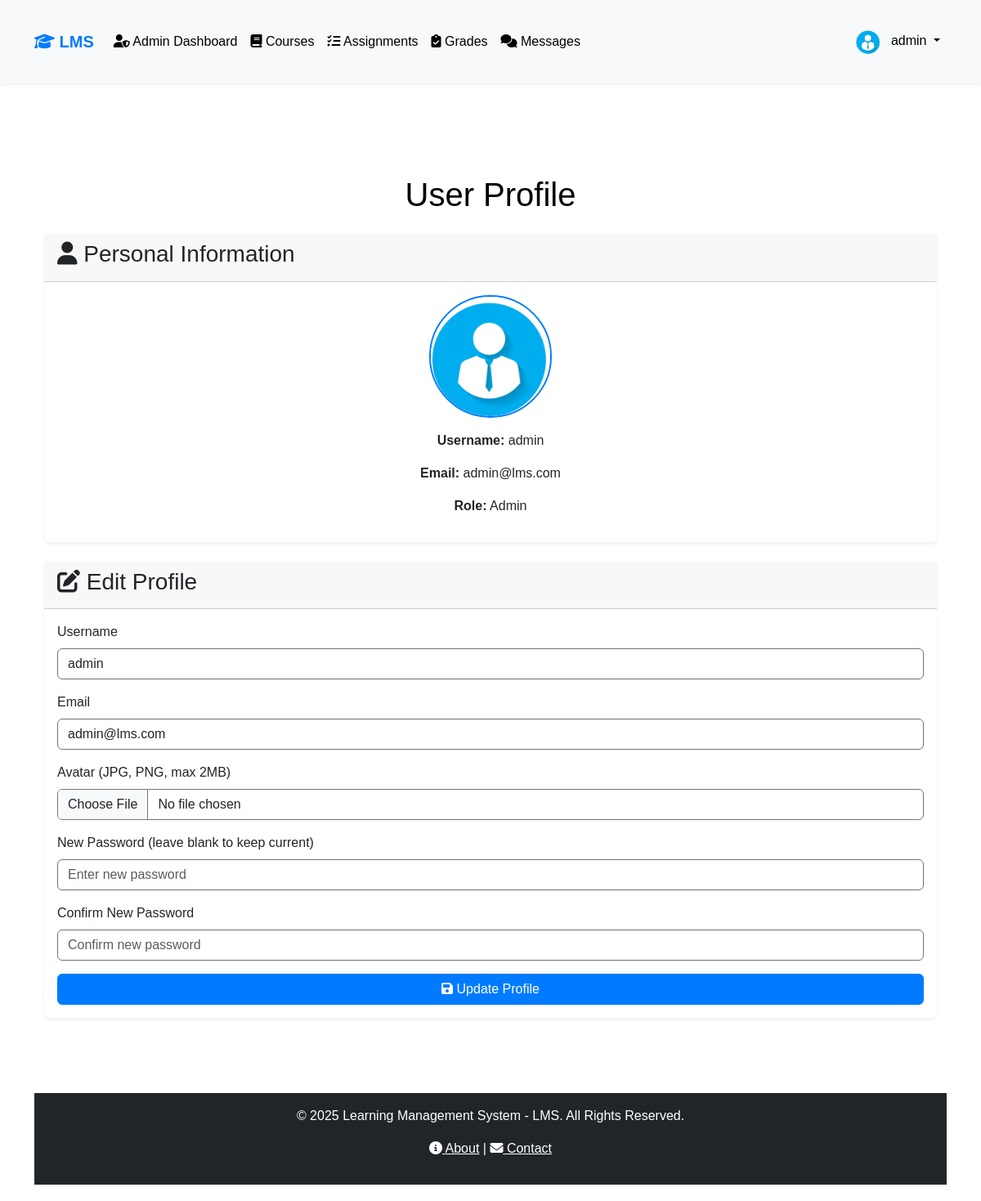
The page /pages/profile.php (signed in) on the database its author committed.
### tables this page shows
CREATE TABLE `users` (
  `id` int(11) NOT NULL,
  `username` varchar(50) NOT NULL,
  `password` varchar(255) NOT NULL,
  `email` varchar(100) NOT NULL,
  `role` enum('admin','instructor','student') NOT NULL,
  `avatar_path` varchar(255) DEFAULT NULL,
  `created_at` timestamp NOT NULL DEFAULT current_timestamp(),
  `updated_at` timestamp NOT NULL DEFAULT current_timestamp() ON UPDATE current_timestamp()
);

### includes/auth.php (called while the page is built, shortened)
<?php
function isLoggedIn() {
    return isset($_SESSION['user_id']);
}
function getCurrentUser($pdo) {
    if (isLoggedIn()) {
        try {
            $stmt = $pdo->prepare("SELECT id, username, email, role, avatar_path FROM users WHERE id = ?");
            $stmt->execute([$_SESSION['user_id']]);
            return $stmt->fetch();
        } catch (PDOException $e) {
            error_log("Error fetching user data: " . $e->getMessage());
            return null;
        }
    }
    return null;
}
?>

### pages/profile.php (the view, shortened to what this page needs)
<?php
include_once __DIR__ . '/../includes/auth.php';
include_once '../includes/auth.php';
include_once '../config/db.php';
$currentUser = getCurrentUser($pdo);
try {
    $stmt = $pdo->prepare("SELECT username, email, avatar_path FROM users WHERE id = ?");
    $stmt->execute([$currentUser['id']]);
    $userProfile = $stmt->fetch();
} catch (PDOException $e) {
    error_log("Error fetching user profile: " . $e->getMessage());
    $userProfile = ['username' => $currentUser['username'], 'email' => $currentUser['email'], 'avatar_path' => null];
}
include_once '../includes/header.php';
?>
<div class="container mt-5">
    <h1 class="text-center mb-4">User Profile</h1>
    <div class="card mb-4 shadow-sm">
        <div class="card-header">
            <h3><i class="fas fa-user"></i> Personal Information</h3>
        </div>
        <div class="card-body text-center">
            <div class="mb-3">
                <img src="<?php echo htmlspecialchars($userProfile['avatar_path'] ?? '/assets/images/admin.png'); ?>"
                     alt="Avatar" class="rounded-circle profile-avatar" style="width: 150px; height: 150px; object-fit: cover;">
            </div>
            <p><strong>Username:</strong> <?php echo htmlspecialchars($userProfile['username']); ?></p>
            <p><strong>Email:</strong> <?php echo htmlspecialchars($userProfile['email']); ?></p>
            <p><strong>Role:</strong> <?php echo htmlspecialchars(ucfirst($currentUser['role'])); ?></p>
        </div>
    </div>
    <div class="card mb-4 shadow-sm">
        <div class="card-header">
            <h3><i class="fas fa-edit"></i> Edit Profile</h3>
        </div>
        <div class="card-body">
            <form action="/controllers/profile_action.php" method="POST" enctype="multipart/form-data">
                <div class="mb-3">
                    <label for="username" class="form-label">Username</label>
                    <input type="text" class="form-control" id="username" name="username"
                           value="<?php echo htmlspecialchars($userProfile['username']); ?>"
                           required pattern="[a-zA-Z0-9]{4,20}" title="Username should contain only letters and numbers, 4-20 characters">
                </div>
                <div class="mb-3">
                    <label for="email" class="form-label">Email</label>
                    <input type="email" class="form-control" id="email" name="email"
                           value="<?php echo htmlspecialchars($userProfile['email']); ?>" required>
                </div>
                <div class="mb-3">
                    <label for="avatar" class="form-label">Avatar (JPG, PNG, max 2MB)</label>
                    <input type="file" class="form-control" id="avatar" name="avatar" accept=".jpg,.jpeg,.png">
                </div>
                <div class="mb-3">
                    <label for="password" class="form-label">New Password (leave blank to keep current)</label>
                    <input type="password" class="form-control" id="password" name="password"
                           minlength="6" placeholder="Enter new password">
                </div>
                <div class="mb-3">
                    <label for="confirm_password" class="form-label">Confirm New Password</label>
                    <input type="password" class="form-control" id="confirm_password" name="confirm_password"
                           minlength="6" placeholder="Confirm new password">
                </div>
                <div class="d-grid">
                    <button type="submit" class="btn btn-primary"><i class="fas fa-save"></i> Update Profile</button>
                </div>
            </form>
        </div>
    </div>
</div>
<?php
include_once '../includes/footer.php';
?>

### includes/navbar.php (shortened to what this page needs)
<?php
include_once __DIR__ . '/auth.php';
include_once __DIR__ . '/../config/db.php';
$currentUser = getCurrentUser($pdo);
?>
<nav class="navbar navbar-expand-lg navbar-light bg-light shadow-sm sticky-top">
    <div class="container">
        <a class="navbar-brand" href="/index.php"><i class="fas fa-graduation-cap"></i> LMS</a>
        <div class="collapse navbar-collapse" id="navbarNav">
            <ul class="navbar-nav me-auto">
                <?php if ($currentUser && $currentUser['role'] === 'admin'): ?>
                    <li class="nav-item">
                        <a class="nav-link" href="/admin/dashboard.php"><i class="fas fa-user-shield"></i> Admin Dashboard</a>
                    </li>
                <?php endif; ?>
                <?php if ($currentUser && in_array($currentUser['role'], ['admin', 'instructor'])): ?>
                    <li class="nav-item">
                        <a class="nav-link" href="/pages/courses.php"><i class="fas fa-book"></i> Courses</a>
                    </li>
                    <li class="nav-item">
                        <a class="nav-link" href="/pages/assignments.php"><i class="fas fa-tasks"></i> Assignments</a>
                    </li>
                <?php endif; ?>
                <?php if ($currentUser): ?>
                    <li class="nav-item">
                        <a class="nav-link" href="/pages/grades.php"><i class="fas fa-clipboard-check"></i> Grades</a>
                    </li>
                    <li class="nav-item">
                        <a class="nav-link" href="/pages/messages.php"><i class="fas fa-comments"></i> Messages</a>
                    </li>
                <?php endif; ?>
            </ul>
            <?php if ($currentUser): ?>
                <ul class="navbar-nav ms-auto">
                    <li class="nav-item dropdown">
                        <a class="nav-link dropdown-toggle" href="#" id="userDropdown" role="button"
                           data-bs-toggle="dropdown" aria-expanded="false">
                            <img src="<?php echo htmlspecialchars($currentUser['avatar_path'] ?? '/assets/images/default_avatar.jpg'); ?>"
                                 alt="Avatar" class="rounded-circle me-2" style="width: 30px; height: 30px; object-fit: cover;">
                            <?php echo htmlspecialchars($currentUser['username']); ?>
                        </a>
                    </li>
                </ul>
            <?php endif; ?>
        </div>
    </div>
</nav>

### assets/css/style.css (style rules this page uses)
:root { --primary-color: #007bff; --secondary-color: #6c757d; --background-light: #f8f9fa; --background-dark: #343a40; --text-light: #212529; --text-dark: #f8f9fa; --card-shadow: 0 4px 8px rgba(0, 0, 0, 0.1); }
body { background-color: var(--background); color: var(--text); font-family: 'Arial', sans-serif; transition: background-color 0.3s, color 0.3s; }
.navbar-brand { font-weight: bold; color: var(--primary-color) !important; }
.nav-link { color: var(--text) !important; }
.container { padding-top: 20px; padding-bottom: 20px; }
.card { background-color: var(--card-bg); border: none; box-shadow: var(--card-shadow); transition: transform 0.2s; }
.form-control { border-color: var(--secondary-color); background-color: var(--card-bg); color: var(--text); }
.btn-primary { background-color: var(--primary-color); border-color: var(--primary-color); }
.profile-avatar { border: 2px solid var(--primary-color); border-radius: 50%; object-fit: cover; }
.card { background-color: var(--card-bg); border: none; box-shadow: var(--card-shadow); }

### rows shown on the page
users: avatar_path (picture), username "admin", email "admin@lms.com", role "Admin"
